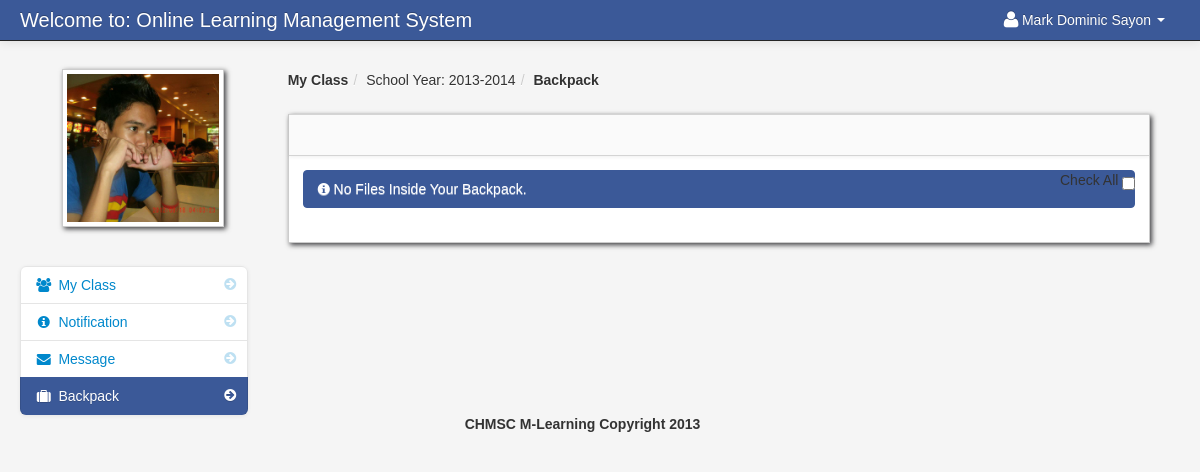
Screenshot of /backpack.php (signed in) with the database file from the repository.
### tables this page shows
CREATE TABLE `student` (
  `student_id` int(11) NOT NULL,
  `firstname` varchar(100) NOT NULL,
  `lastname` varchar(100) NOT NULL,
  `class_id` int(11) NOT NULL,
  `username` varchar(100) NOT NULL,
  `password` varchar(100) NOT NULL,
  `location` varchar(100) NOT NULL,
  `status` varchar(100) NOT NULL
);

CREATE TABLE `school_year` (
  `school_year_id` int(11) NOT NULL,
  `school_year` varchar(100) NOT NULL
);

### session.php (called while the page is built, shortened)
<?php
$session_id=$_SESSION['id'];
?>

### backpack.php (the view, shortened to what this page needs)
<?php include('header_dashboard.php'); ?>
<?php include('session.php'); ?>
<body>
		<?php include('navbar_student.php'); ?>
        <div class="container-fluid">
            <div class="row-fluid">
				<?php include('backpack_sidebar.php'); ?>
                <div class="span9" id="content">
                     <div class="row-fluid">
									<ul class="breadcrumb">
										<?php
										$school_year_query = mysqli_query($conn,"select * from school_year order by school_year DESC")or die(mysqli_error());
										$school_year_query_row = mysqli_fetch_array($school_year_query);
										?>
											<li><a href="#"><b>My Class</b></a><span class="divider">/</span></li>
										<li><a href="#">School Year: <?php echo $school_year_query_row['school_year']; ?></a><span class="divider">/</span></li>
										<li><a href="#"><b>Backpack</b></a></li>
									</ul>
                        <div id="block_bg" class="block">
                            <div class="navbar navbar-inner block-header">
                            </div>
                            <div class="block-content collapse in">
                                <div class="span12">
							<div class="pull-right">
								Check All <input type="checkbox"  name="selectAll" id="checkAll" />
							</div>
								<?php
								$query_backpack = mysqli_query($conn,"select * FROM student_backpack where student_id = '$session_id'  order by fdatein DESC ")or die(mysqli_error());
								$num_row = mysqli_num_rows($query_backpack);
								if ($num_row > 0){
								?>
									<form action="delete_backpack.php" method="post">
  									<table cellpadding="0" cellspacing="0" border="0" class="table" id="">
									<a data-toggle="modal" href="#backup_delete" id="delete"  class="btn btn-danger" name=""><i class="icon-trash icon-large"></i></a>
									<?php include('modal_backpack_delete.php'); ?>
										<thead>
										        <tr>
												<th></th>
												<th>Date Upload</th>
												<th>File Name</th>
												<th>Description</th>
												<th></th>
												</tr>
										</thead>
										<tbody>
                              		<?php
										$query = mysqli_query($conn,"select * FROM student_backpack where student_id = '$session_id'  order by fdatein DESC ")or die(mysqli_error());
										while($row = mysqli_fetch_array($query)){
										$id  = $row['file_id'];
									?>
										<tr id="del<?php echo $id; ?>">
										<td width="30">
											<input id="" class="" name="selector[]" type="checkbox" value="<?php echo $id; ?>">
										</td>
										 <td><?php echo $row['fdatein']; ?></td>
                                         <td><?php  echo $row['fname']; ?></td>
                                         <td><?php echo $row['fdesc']; ?></td>
                                         <td width="30"><a href="<?php echo $row['floc']; ?>"><i class="icon-download icon-large"></i></a></td>
										</tr>
									<?php } ?>
										</tbody>
									</table>
									</form>
									<?php }else{ ?>
									<div class="alert alert-info"><i class="icon-info-sign"></i> No Files Inside Your Backpack.</div>
									<?php } ?>
                                </div>
                            </div>
                        </div>
                    </div>
                </div>
            </div>
		<?php include('footer.php'); ?>
        </div>
		<?php include('script.php'); ?>
    </body>
</html>

### navbar_student.php (shortened to what this page needs)
<div class="navbar navbar-fixed-top navbar-inverse">
        <div class="navbar-inner">
            <div class="container-fluid">
                <a class="brand" href="#">Welcome to: Online Learning Management System</a>
					<div class="nav-collapse collapse">
						<ul class="nav pull-right">
							<?php $query= mysqli_query($conn,"select * from student where student_id = '$session_id'")or die(mysqli_error());
									$row = mysqli_fetch_array($query);
							?>
							<li class="dropdown">
								<a href="#" role="button" class="dropdown-toggle" data-toggle="dropdown"> <i class="icon-user icon-large"></i><?php echo $row['firstname']." ".$row['lastname'];  ?> <i class="caret"></i></a>
							</li>
						</ul>
					</div>
            </div>
        </div>
</div>

### backpack_sidebar.php (shortened to what this page needs)
<div class="span3" id="sidebar">
					<img id="avatar" class="img-polaroid" src="admin/<?php echo $row['location']; ?>">
		<ul class="nav nav-list bs-docs-sidenav nav-collapse collapse">
			<li class=""><a href="dashboard_student.php"><i class="icon-chevron-right"></i><i class="icon-group"></i>&nbsp;My Class</a></li>
			<li class="">
				<a href="student_notification.php"><i class="icon-chevron-right"></i><i class="icon-info-sign"></i>&nbsp;Notification
				</a>
			</li>
			<li class="">
			<a href="student_message.php"><i class="icon-chevron-right"></i><i class="icon-envelope-alt"></i>&nbsp;Message
			</a>
			</li>
			 <li class="active"><a href="backpack.php"><i class="icon-chevron-right"></i><i class="icon-suitcase"></i>&nbsp;Backpack</a></li>
		</ul>
</div>

### admin/assets/styles.css (style rules this page uses)
body { padding-top: 60px; padding-bottom: 40px; background-color: #f5f5f5; }
#content { margin-left:0px; }
.breadcrumb { margin: 0 0 0px; padding: 10px 0px; background-color: transparent; }
.block { background: url("../images/pixel-60fff.png") repeat scroll 0 0 rgba(0, 0, 0, 0) !important; border: 1px solid #ccc; background: white; margin: 1em 0em; border-top: none; -webkit-box-shadow: 2px 2px 5px rgba(0, 0, 6, 0.75); -moz-box-shadow: 2px 2px 5px rgba(0, 0, 6, 0.75); box-shadow: 2px 2px 5px rgba(0, 0, 6, 0.75); }
.block-content { margin: 1em; min-height: .25em; }
.block-header { margin-bottom: 0px; border-right: none; border-left: none; -webkit-border-radius: 0px; -moz-border-radius: 0px; border-radius: 0px; }
.bs-docs-sidenav { max-width: 228px; margin: 30px 0 0; padding: 0; background-color: #fff; -webkit-border-radius: 6px; -moz-border-radius: 6px; border-radius: 6px; -webkit-box-shadow: 0 1px 4px rgba(0,0,0,.065); -moz-box-shadow: 0 1px 4px rgba(0,0,0,.065); box-shadow: 0 1px 4px rgba(0,0,0,.065); }
.bs-docs-sidenav > li > a { display: block; width: 190px \9; margin: 0 0 -1px; padding: 8px 14px; border: 1px solid #e5e5e5; }
.bs-docs-sidenav > li:first-child > a { -webkit-border-radius: 6px 6px 0 0; -moz-border-radius: 6px 6px 0 0; border-radius: 6px 6px 0 0; }
.bs-docs-sidenav > li:last-child > a { -webkit-border-radius: 0 0 6px 6px; -moz-border-radius: 0 0 6px 6px; border-radius: 0 0 6px 6px; }
.bs-docs-sidenav > .active > a { position: relative; z-index: 2; padding: 9px 15px; border: 0; text-shadow: 0 1px 0 rgba(0,0,0,.15); -webkit-box-shadow: inset 1px 0 0 rgba(0,0,0,.1), inset -1px 0 0 rgba(0,0,0,.1); -moz-box-shadow: inset 1px 0 0 rgba(0,0,0,.1), inset -1px 0 0 rgba(0,0,0,.1); box-shadow: inset 1px 0 0 rgba(0,0,0,.1), inset -1px 0 0 rgba(0,0,0,.1); }
.bs-docs-sidenav .icon-chevron-right { float: right; margin-top: 2px; margin-right: -6px; opacity: .25; }
.bs-docs-sidenav .active .icon-chevron-right, .bs-docs-sidenav .active a:hover .icon-chevron-right { opacity: 1; }

### rows the page displays
student: firstname "Mark Dominic", lastname "Sayon", location (picture)
school_year: school_year "2013-2014"
